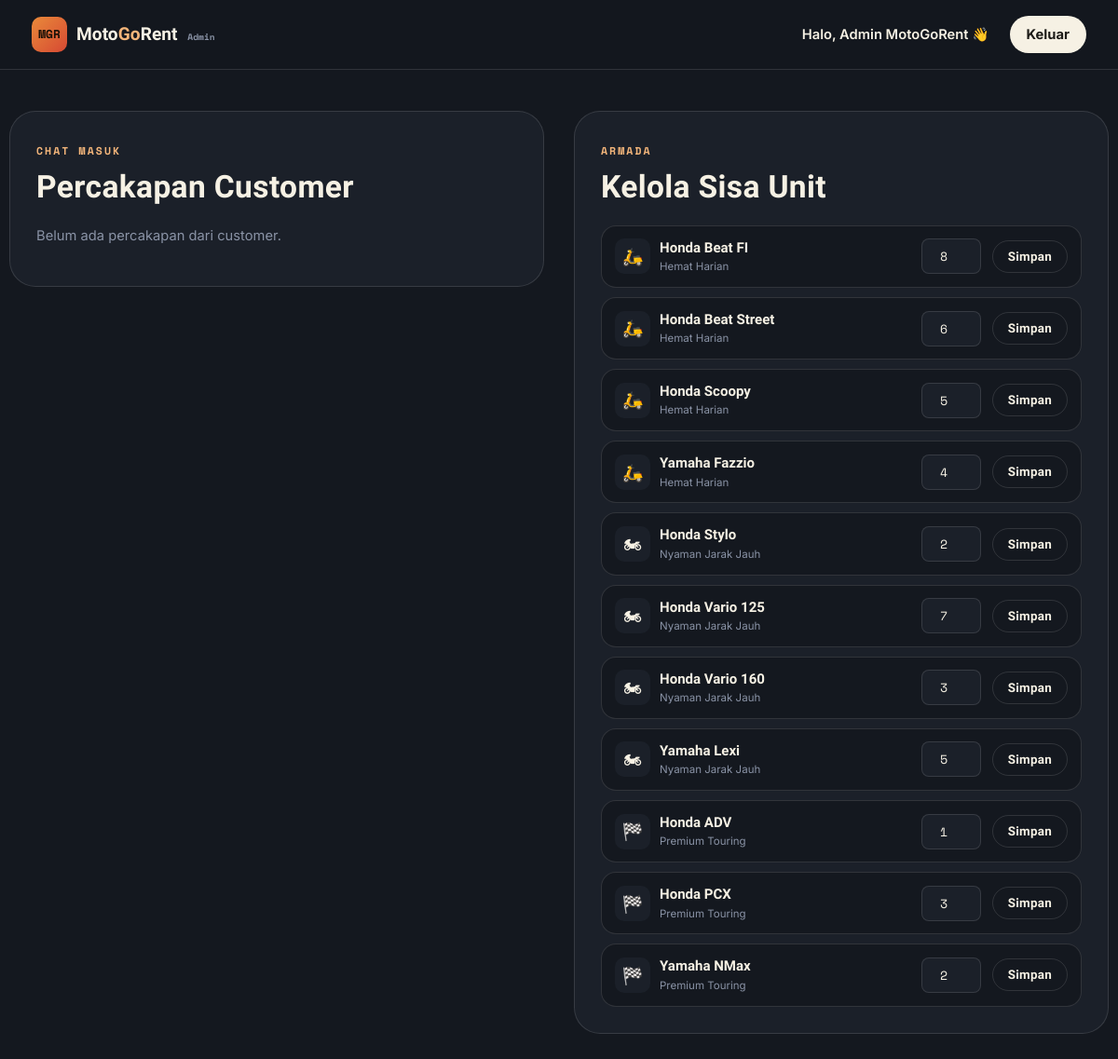
The app's page /dashboard.php (signed in) with its own data.
### tables this page shows
CREATE TABLE IF NOT EXISTS motors (
    id INT UNSIGNED AUTO_INCREMENT PRIMARY KEY,
    nama VARCHAR(100) NOT NULL,
    kategori VARCHAR(50) NOT NULL,
    harga_per_hari INT UNSIGNED NOT NULL,
    stok INT UNSIGNED NOT NULL DEFAULT 0,
    deskripsi VARCHAR(255) DEFAULT NULL,
    icon VARCHAR(10) DEFAULT '🛵',
    created_at TIMESTAMP DEFAULT CURRENT_TIMESTAMP
);

### functions.php (called while the page is built, shortened)
<?php
function clean(string $value): string
{
    return htmlspecialchars(trim($value), ENT_QUOTES, 'UTF-8');
}

### dashboard.php (the view, shortened to what this page needs)
<?php
require_once __DIR__ . '/../config/database.php';
$sql = "
    SELECT
        c.id AS customer_id,
        c.nama_lengkap,
        c.email,
        (SELECT pesan FROM chats WHERE customer_id = c.id ORDER BY created_at DESC, id DESC LIMIT 1) AS pesan_terakhir,
        (SELECT created_at FROM chats WHERE customer_id = c.id ORDER BY created_at DESC, id DESC LIMIT 1) AS waktu_terakhir,
        (SELECT COUNT(*) FROM chats WHERE customer_id = c.id AND sender = 'customer' AND is_read = 0) AS belum_dibaca
    FROM customers c
    INNER JOIN chats ch ON ch.customer_id = c.id
    GROUP BY c.id, c.nama_lengkap, c.email
    ORDER BY waktu_terakhir DESC
";
$percakapan = $pdo->query($sql)->fetchAll();
$motors = $pdo->query('SELECT * FROM motors ORDER BY kategori, nama')->fetchAll();
?>
<!DOCTYPE html>
<html lang="id">
<head>
<link rel="stylesheet" href="../css/style.css">
<link rel="stylesheet" href="../css/dashboard.css">
<link rel="stylesheet" href="../css/admin.css">
</head>
<body>
<header class="nav">
  <div class="nav__inner container">
    <a href="dashboard.php" class="nav__brand">
      <span class="nav__brand-mark">MGR</span>
      <span class="nav__brand-text">Moto<em>Go</em>Rent <small>Admin</small></span>
    </a>
    <nav class="nav__links">
      <span class="nav__greet">Halo, <?= clean($_SESSION['admin_nama']) ?> 👋</span>
      <a href="logout.php" class="nav__cta">Keluar</a>
    </nav>
  </div>
</header>
<main class="container page">
  <div class="admin-grid">
    <section class="admin-panel">
      <div class="page__head page__head--tight">
        <span class="eyebrow">CHAT MASUK</span>
        <h2>Percakapan Customer</h2>
      </div>
      <?php if (empty($percakapan)): ?>
        <p class="empty-note">Belum ada percakapan dari customer.</p>
      <?php endif; ?>
    </section>
    <section class="admin-panel">
      <div class="page__head page__head--tight">
        <span class="eyebrow">ARMADA</span>
        <h2>Kelola Sisa Unit</h2>
      </div>
      <div class="stok-list">
        <?php foreach ($motors as $m): ?>
          <form method="post" action="dashboard.php" class="stok-item">
            <div class="stok-item__info">
              <span class="stok-item__icon"><?= clean($m['icon']) ?></span>
              <div>
                <div class="stok-item__nama"><?= clean($m['nama']) ?></div>
                <div class="stok-item__kategori"><?= clean($m['kategori']) ?></div>
              </div>
            </div>
            <input type="number" name="stok" min="0" value="<?= (int) $m['stok'] ?>" class="stok-item__input">
            <button type="submit" class="btn btn--ghost btn--sm">Simpan</button>
          </form>
        <?php endforeach; ?>
      </div>
    </section>
  </div>
</main>
</body>
</html>

### style.css (style rules this page uses)
:root { --asphalt: #14181f; --asphalt-2: #1b2029; --asphalt-3: #232a36; --paper: #f6f1e4; --paper-soft: #fbf8f0; --ink: #1d1c18; --ink-soft: #55534a; --amber: #e98a3a; --amber-soft: #f3b57a; --ember: #d64933; --moss: #7a8b69; --chrome: #8a93a6; --line: rgba(255,255,255,0.12); --line-dark: rgba(29,28,24,0.14); --font-display: 'Rajdhani', sans-serif; --font-body: 'Inter', sans-serif; --font-mono: 'Space Mono', monospace; --radius-s: 8px; --radius-m: 16px; --radius-l: 28px; --container: 1180px; }
*,*::before,*::after { box-sizing: border-box; }
html { scroll-behavior: smooth; }
body { margin:0; background: var(--asphalt); color: var(--paper); font-family: var(--font-body); line-height: 1.55; -webkit-font-smoothing: antialiased; }
a { color:inherit; text-decoration:none; }
button { font-family:inherit; cursor:pointer; }
h1,h2,h3,h4 { font-family: var(--font-display); font-weight:700; line-height:1.1; margin:0 0 .5em; letter-spacing:.01em; }
p { margin:0 0 1em; }
.container { width:100%; max-width: var(--container); margin-inline:auto; padding-inline: 24px; }
.eyebrow { display:inline-block; font-family: var(--font-mono); font-size: .72rem; letter-spacing: .18em; color: var(--amber-soft); font-weight:700; margin-bottom: 12px; }
.btn { display:inline-flex; align-items:center; justify-content:center; gap:.5em; padding: 13px 24px; border-radius: 999px; font-family: var(--font-display); font-weight:600; font-size: 1rem; letter-spacing:.02em; border: 1px solid transparent; transition: transform .18s ease, background .18s ease, border-color .18s ease, opacity .18s ease; }
.btn--ghost { border-color: var(--line); color: var(--paper); background: transparent; }
.btn--sm { padding: 9px 16px; font-size: .84rem; }
.nav { position: sticky; top:0; z-index: 50; background: rgba(20,24,31,0.92); backdrop-filter: blur(10px); border-bottom: 1px solid var(--line); }
.nav__inner { display:flex; align-items:center; justify-content:space-between; height: 74px; flex-wrap: wrap; gap: 12px; }
.nav__brand { display:flex; align-items:center; gap:10px; font-family: var(--font-display); font-weight:700; font-size: 1.2rem; }
.nav__brand-mark { display:grid; place-items:center; width:38px; height:38px; border-radius: 10px; background: linear-gradient(135deg, var(--amber), var(--ember)); color:#1a1108; font-family: var(--font-mono); font-size:.8rem; font-weight:700; flex:none; }
.nav__brand-text em { font-style:normal; color: var(--amber-soft); }
.nav__brand-text small { font-size:.6rem; color: var(--chrome); font-family: var(--font-mono); margin-left:6px; }
.nav__links { display:flex; align-items:center; gap: 22px; font-weight:500; font-size: .92rem; flex-wrap:wrap; }
.nav__links a { color: var(--chrome); transition: color .15s ease; }
.nav__greet { color: var(--paper); font-weight:600; font-size:.92rem; }
.nav__cta { background: var(--paper); color: var(--ink) !important; padding: 9px 18px; border-radius: 999px; font-weight:700; }

### dashboard.css (style rules this page uses)
.page { padding: 44px 0 80px; }
.page__head { max-width: 640px; margin-bottom: 36px; }
.page__head--tight { margin-bottom: 22px; }
.page__head h1, .page__head h2 { font-size: clamp(1.5rem, 3vw, 2.1rem); }
.empty-note { color: var(--chrome); font-size: .92rem; }

### admin.css (style rules this page uses)
.admin-grid { display:grid; grid-template-columns: 1fr 1fr; gap: 32px; align-items:start; }
.admin-panel { background: var(--asphalt-2); border: 1px solid var(--line); border-radius: var(--radius-l); padding: 28px; }
.stok-list { display:flex; flex-direction:column; gap: 10px; }
.stok-item { display:flex; align-items:center; gap: 12px; background: var(--asphalt); border: 1px solid var(--line); border-radius: var(--radius-m); padding: 12px 14px; }
.stok-item__info { display:flex; align-items:center; gap:10px; flex:1; min-width:0; }
.stok-item__icon { width:38px; height:38px; border-radius: 10px; background: var(--asphalt-2); display:grid; place-items:center; font-size: 1.15rem; flex:none; }
.stok-item__nama { font-family: var(--font-display); font-weight:600; font-size: .94rem; }
.stok-item__kategori { font-size: .72rem; color: var(--chrome); }
.stok-item__input { width: 64px; padding: 8px 10px; border-radius: var(--radius-s); border: 1px solid var(--line); background: var(--asphalt-2); color: var(--paper); font-family: var(--font-mono); text-align:center; }

### records on screen
motors: icon "🛵", nama "Honda Beat FI", kategori "Hemat Harian", stok "8"
motors: icon "🛵", nama "Honda Beat Street", kategori "Hemat Harian", stok "6"
motors: icon "🛵", nama "Honda Scoopy", kategori "Hemat Harian", stok "5"
motors: icon "🛵", nama "Yamaha Fazzio", kategori "Hemat Harian", stok "4"
motors: icon "🏍", nama "Honda Stylo", kategori "Nyaman Jarak Jauh", stok "2"
motors: icon "🏍", nama "Honda Vario 125", kategori "Nyaman Jarak Jauh", stok "7"
motors: icon "🏍", nama "Honda Vario 160", kategori "Nyaman Jarak Jauh", stok "3"
motors: icon "🏍", nama "Yamaha Lexi", kategori "Nyaman Jarak Jauh", stok "5"
motors: icon "🏁", nama "Honda ADV", kategori "Premium Touring", stok "1"
motors: icon "🏁", nama "Honda PCX", kategori "Premium Touring", stok "3"
motors: icon "🏁", nama "Yamaha NMax", kategori "Premium Touring", stok "2"

### other values on screen
$_SESSION['admin_nama'] "Admin MotoGoRent"
